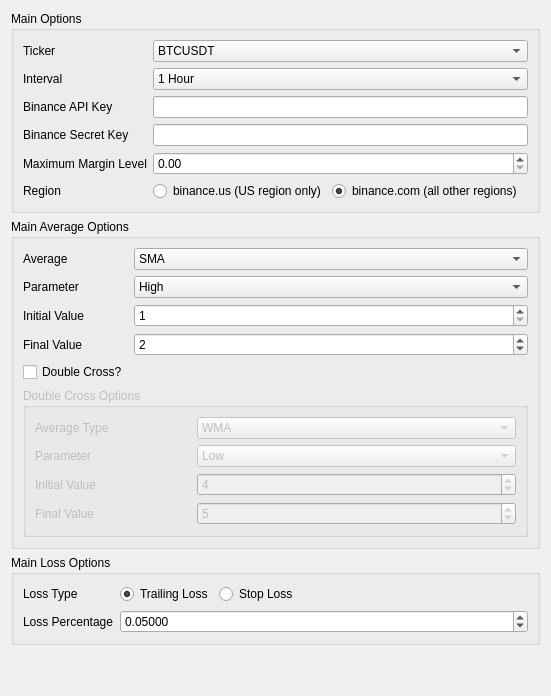
      <widget class="QWidget" name="configurationTab">
       <attribute name="title">
        <string>Configuration</string>
       </attribute>
       <layout class="QGridLayout" name="gridLayout_12">
        <item row="2" column="0">
         <widget class="QGroupBox" name="lossOptionsGroupBox">
          <property name="sizePolicy">
           <sizepolicy hsizetype="Preferred" vsizetype="Fixed">
            <horstretch>0</horstretch>
            <verstretch>0</verstretch>
           </sizepolicy>
          </property>
          <property name="title">
           <string>Main Loss Options</string>
          </property>
          <layout class="QGridLayout" name="gridLayout_11">
           <item row="0" column="0">
            <widget class="QLabel" name="label">
             <property name="sizePolicy">
              <sizepolicy hsizetype="Fixed" vsizetype="Preferred">
               <horstretch>0</horstretch>
               <verstretch>0</verstretch>
              </sizepolicy>
             </property>
             <property name="text">
              <string>Loss Type</string>
             </property>
            </widget>
           </item>
           <item row="0" column="1">
            <widget class="QRadioButton" name="trailingLossRadio">
             <property name="sizePolicy">
              <sizepolicy hsizetype="Fixed" vsizetype="Fixed">
               <horstretch>0</horstretch>
               <verstretch>0</verstretch>
              </sizepolicy>
             </property>
             <property name="text">
              <string>Trailing Loss</string>
             </property>
             <property name="checked">
              <bool>true</bool>
             </property>
            </widget>
           </item>
           <item row="0" column="2">
            <widget class="QRadioButton" name="stopLossRadio">
             <property name="sizePolicy">
              <sizepolicy hsizetype="Fixed" vsizetype="Fixed">
               <horstretch>0</horstretch>
               <verstretch>0</verstretch>
              </sizepolicy>
             </property>
             <property name="text">
              <string>Stop Loss</string>
             </property>
            </widget>
           </item>
           <item row="0" column="3">
            <spacer name="horizontalSpacer">
             <property name="orientation">
              <enum>Qt::Horizontal</enum>
             </property>
             <property name="sizeHint" stdset="0">
              <size>
               <width>188</width>
               <height>20</height>
              </size>
             </property>
            </spacer>
           </item>
           <item row="1" column="0">
            <widget class="QLabel" name="lossPercentageLabel">
             <property name="sizePolicy">
              <sizepolicy hsizetype="Fixed" vsizetype="Preferred">
               <horstretch>0</horstretch>
               <verstretch>0</verstretch>
              </sizepolicy>
             </property>
             <property name="text">
              <string>Loss Percentage</string>
             </property>
            </widget>
           </item>
           <item row="1" column="1" colspan="3">
            <widget class="QDoubleSpinBox" name="lossPercentageSpinBox">
             <property name="sizePolicy">
              <sizepolicy hsizetype="Preferred" vsizetype="Fixed">
               <horstretch>0</horstretch>
               <verstretch>0</verstretch>
              </sizepolicy>
             </property>
             <property name="toolTip">
              <string>Loss percentage at which bot exits position</string>
             </property>
             <property name="decimals">
              <number>5</number>
             </property>
             <property name="value">
              <double>0.050000000000000</double>
             </property>
            </widget>
           </item>
          </layout>
         </widget>
        </item>
        <item row="1" column="0">
         <widget class="QGroupBox" name="averageOptionsGroupBox">
          <property name="sizePolicy">
           <sizepolicy hsizetype="Preferred" vsizetype="Fixed">
            <horstretch>0</horstretch>
            <verstretch>0</verstretch>
           </sizepolicy>
          </property>
          <property name="title">
           <string>Main Average Options</string>
          </property>
          <layout class="QGridLayout" name="gridLayout_7">
           <item row="0" column="0">
            <widget class="QLabel" name="averageTypeLabel">
             <property name="sizePolicy">
              <sizepolicy hsizetype="Fixed" vsizetype="Preferred">
               <horstretch>0</horstretch>
               <verstretch>0</verstretch>
              </sizepolicy>
             </property>
             <property name="text">
              <string>Average</string>
             </property>
            </widget>
           </item>
           <item row="1" column="0">
            <widget class="QLabel" name="parameterLabel">
             <property name="sizePolicy">
              <sizepolicy hsizetype="Fixed" vsizetype="Preferred">
               <horstretch>0</horstretch>
               <verstretch>0</verstretch>
              </sizepolicy>
             </property>
             <property name="text">
              <string>Parameter</string>
             </property>
            </widget>
           </item>
           <item row="2" column="0">
            <widget class="QLabel" name="initialValueLabel">
             <property name="sizePolicy">
              <sizepolicy hsizetype="Fixed" vsizetype="Preferred">
               <horstretch>0</horstretch>
               <verstretch>0</verstretch>
              </sizepolicy>
             </property>
             <property name="text">
              <string>Initial Value</string>
             </property>
            </widget>
           </item>
           <item row="3" column="0">
            <widget class="QLabel" name="finalValueLabel">
             <property name="sizePolicy">
              <sizepolicy hsizetype="Fixed" vsizetype="Preferred">
               <horstretch>0</horstretch>
               <verstretch>0</verstretch>
              </sizepolicy>
             </property>
             <property name="text">
              <string>Final Value</string>
             </property>
            </widget>
           </item>
           <item row="4" column="0">
            <widget class="QCheckBox" name="doubleCrossCheckMark">
             <property name="toolTip">
              <string>Check this if you want to use a double cross</string>
             </property>
             <property name="text">
              <string>Double Cross?</string>
             </property>
            </widget>
           </item>
           <item row="5" column="0" colspan="3">
            <widget class="QGroupBox" name="doubleCrossGroupBox">
             <property name="enabled">
              <bool>false</bool>
             </property>
             <property name="sizePolicy">
              <sizepolicy hsizetype="Preferred" vsizetype="Fixed">
               <horstretch>0</horstretch>
               <verstretch>0</verstretch>
              </sizepolicy>
             </property>
             <property name="title">
              <string>Double Cross Options</string>
             </property>
             <layout class="QGridLayout" name="gridLayout_9">
              <item row="1" column="0">
               <widget class="QLabel" name="doubleParameterLabel">
                <property name="text">
                 <string>Parameter</string>
                </property>
               </widget>
              </item>
              <item row="0" column="1" colspan="2">
               <widget class="QComboBox" name="doubleAverageComboBox">
                <property name="sizePolicy">
                 <sizepolicy hsizetype="Preferred" vsizetype="Fixed">
                  <horstretch>0</horstretch>
                  <verstretch>0</verstretch>
                 </sizepolicy>
                </property>
                <item>
                 <property name="text">
                  <string>WMA</string>
                 </property>
                </item>
                <item>
                 <property name="text">
                  <string>SMA</string>
                 </property>
                </item>
                <item>
                 <property name="text">
                  <string>EMA</string>
                 </property>
                </item>
               </widget>
              </item>
              <item row="1" column="1" colspan="2">
               <widget class="QComboBox" name="doubleParameterComboBox">
                <property name="sizePolicy">
                 <sizepolicy hsizetype="Preferred" vsizetype="Fixed">
                  <horstretch>0</horstretch>
                  <verstretch>0</verstretch>
                 </sizepolicy>
                </property>
                <item>
                 <property name="text">
                  <string>Low</string>
                 </property>
                </item>
                <item>
                 <property name="text">
                  <string>High</string>
                 </property>
                </item>
                <item>
                 <property name="text">
                  <string>Open</string>
                 </property>
                </item>
                <item>
                 <property name="text">
                  <string>Close</string>
                 </property>
                </item>
               </widget>
              </item>
              <item row="4" column="0">
               <widget class="QLabel" name="doubleFinalValueLabel">
                <property name="text">
                 <string>Final Value</string>
                </property>
               </widget>
              </item>
              <item row="0" column="0">
               <widget class="QLabel" name="averageTypeDoubleLabel">
                <property name="text">
                 <string>Average Type</string>
                </property>
               </widget>
              </item>
              <item row="2" column="0">
               <widget class="QLabel" name="doubleInitialValueLabel">
                <property name="text">
                 <string>Initial Value</string>
                </property>
               </widget>
              </item>
              <item row="4" column="1" colspan="2">
               <widget class="QSpinBox" name="doubleFinalValueSpinBox">
                <property name="sizePolicy">
                 <sizepolicy hsizetype="Preferred" vsizetype="Fixed">
                  <horstretch>0</horstretch>
                  <verstretch>0</verstretch>
                 </sizepolicy>
                </property>
                <property name="minimum">
                 <number>1</number>
                </property>
                <property name="maximum">
                 <number>500</number>
                </property>
                <property name="value">
                 <number>5</number>
                </property>
               </widget>
              </item>
              <item row="2" column="1" colspan="2">
               <widget class="QSpinBox" name="doubleInitialValueSpinBox">
                <property name="sizePolicy">
                 <sizepolicy hsizetype="Preferred" vsizetype="Fixed">
                  <horstretch>0</horstretch>
                  <verstretch>0</verstretch>
                 </sizepolicy>
                </property>
                <property name="minimum">
                 <number>1</number>
                </property>
                <property name="maximum">
                 <number>500</number>
                </property>
                <property name="value">
                 <number>4</number>
                </property>
               </widget>
              </item>
             </layout>
            </widget>
           </item>
           <item row="0" column="1" colspan="2">
            <widget class="QComboBox" name="averageTypeComboBox">
             <property name="sizePolicy">
              <sizepolicy hsizetype="Preferred" vsizetype="Fixed">
               <horstretch>0</horstretch>
               <verstretch>0</verstretch>
              </sizepolicy>
             </property>
             <property name="toolTip">
              <string>Average type to use for bot trading</string>
             </property>
             <property name="duplicatesEnabled">
              <bool>false</bool>
             </property>
             <item>
              <property name="text">
               <string>SMA</string>
              </property>
             </item>
             <item>
              <property name="text">
               <string>EMA</string>
              </property>
             </item>
             <item>
              <property name="text">
               <string>WMA</string>
              </property>
             </item>
            </widget>
           </item>
           <item row="1" column="1" colspan="2">
            <widget class="QComboBox" name="parameterComboBox">
             <property name="sizePolicy">
              <sizepolicy hsizetype="Preferred" vsizetype="Fixed">
               <horstretch>0</horstretch>
               <verstretch>0</verstretch>
              </sizepolicy>
             </property>
             <property name="toolTip">
              <string>Parameter to use for bot trading</string>
             </property>
             <item>
              <property name="text">
               <string>High</string>
              </property>
             </item>
             <item>
              <property name="text">
               <string>Low</string>
              </property>
             </item>
             <item>
              <property name="text">
               <string>Open</string>
              </property>
             </item>
             <item>
              <property name="text">
               <string>Close</string>
              </property>
             </item>
            </widget>
           </item>
           <item row="2" column="1" colspan="2">
            <widget class="QSpinBox" name="initialValueSpinBox">
             <property name="sizePolicy">
              <sizepolicy hsizetype="Preferred" vsizetype="Fixed">
               <horstretch>0</horstretch>
               <verstretch>0</verstretch>
              </sizepolicy>
             </property>
             <property name="toolTip">
              <string>Initial value for average. For instance, SMA(1) would be 1.</string>
             </property>
             <property name="minimum">
              <number>1</number>
             </property>
             <property name="maximum">
              <number>500</number>
             </property>
            </widget>
           </item>
           <item row="3" column="1" colspan="2">
            <widget class="QSpinBox" name="finalValueSpinBox">
             <property name="sizePolicy">
              <sizepolicy hsizetype="Preferred" vsizetype="Fixed">
               <horstretch>0</horstretch>
               <verstretch>0</verstretch>
              </sizepolicy>
             </property>
             <property name="toolTip">
              <string>Final value for average. For instance, SMA(1) would be 1.</string>
             </property>
             <property name="minimum">
              <number>1</number>
             </property>
             <property name="maximum">
              <number>500</number>
             </property>
             <property name="value">
              <number>2</number>
             </property>
            </widget>
           </item>
          </layout>
         </widget>
        </item>
        <item row="0" column="0">
         <widget class="QGroupBox" name="mainOptionsGroupBox">
          <property name="sizePolicy">
           <sizepolicy hsizetype="Preferred" vsizetype="Maximum">
            <horstretch>0</horstretch>
            <verstretch>0</verstretch>
           </sizepolicy>
          </property>
          <property name="title">
           <string>Main Options</string>
          </property>
          <layout class="QGridLayout" name="gridLayout_13">
           <item row="1" column="1" colspan="3">
            <widget class="QComboBox" name="intervalComboBox">
             <property name="currentText">
              <string>1 Hour</string>
             </property>
             <item>
              <property name="text">
               <string>1 Hour</string>
              </property>
             </item>
             <item>
              <property name="text">
               <string>2 Hours</string>
              </property>
             </item>
             <item>
              <property name="text">
               <string>4 Hours</string>
              </property>
             </item>
             <item>
              <property name="text">
               <string>6 Hours</string>
              </property>
             </item>
             <item>
              <property name="text">
               <string>8 Hours</string>
              </property>
             </item>
             <item>
              <property name="text">
               <string>12 Hour</string>
              </property>
             </item>
             <item>
              <property name="text">
               <string>1 Day</string>
              </property>
             </item>
             <item>
              <property name="text">
               <string>3 Days</string>
              </property>
             </item>
             <item>
              <property name="text">
               <string>1 Minute</string>
              </property>
             </item>
             <item>
              <property name="text">
               <string>3 Minutes</string>
              </property>
             </item>
             <item>
              <property name="text">
               <string>5 Minutes</string>
              </property>
             </item>
             <item>
              <property name="text">
               <string>15 Minutes</string>
              </property>
             </item>
             <item>
              <property name="text">
               <string>30 Minutes</string>
              </property>
             </item>
            </widget>
           </item>
           <item row="0" column="1" colspan="3">
            <widget class="QComboBox" name="tickerComboBox">
             <property name="sizePolicy">
              <sizepolicy hsizetype="Preferred" vsizetype="Fixed">
               <horstretch>0</horstretch>
               <verstretch>0</verstretch>
              </sizepolicy>
             </property>
             <item>
              <property name="text">
               <string>BTCUSDT</string>
              </property>
             </item>
            </widget>
           </item>
           <item row="3" column="1" colspan="3">
            <widget class="QLineEdit" name="apiSecretInput">
             <property name="echoMode">
              <enum>QLineEdit::PasswordEchoOnEdit</enum>
             </property>
            </widget>
           </item>
           <item row="1" column="0">
            <widget class="QLabel" name="intervalLabel">
             <property name="sizePolicy">
              <sizepolicy hsizetype="Fixed" vsizetype="Preferred">
               <horstretch>0</horstretch>
               <verstretch>0</verstretch>
              </sizepolicy>
             </property>
             <property name="text">
              <string>Interval</string>
             </property>
            </widget>
           </item>
           <item row="0" column="0">
            <widget class="QLabel" name="tickerLabel">
             <property name="sizePolicy">
              <sizepolicy hsizetype="Fixed" vsizetype="Preferred">
               <horstretch>0</horstretch>
               <verstretch>0</verstretch>
              </sizepolicy>
             </property>
             <property name="text">
              <string>Ticker</string>
             </property>
            </widget>
           </item>
           <item row="3" column="0">
            <widget class="QLabel" name="binanceSecretKeyLabel">
             <property name="text">
              <string>Binance Secret Key</string>
             </property>
            </widget>
           </item>
           <item row="2" column="0">
            <widget class="QLabel" name="binanceApiKeyLabel">
             <property name="text">
              <string>Binance API Key</string>
             </property>
            </widget>
           </item>
           <item row="2" column="1" colspan="3">
            <widget class="QLineEdit" name="apiKeyInput">
             <property name="echoMode">
              <enum>QLineEdit::PasswordEchoOnEdit</enum>
             </property>
            </widget>
           </item>
           <item row="4" column="0">
            <widget class="QLabel" name="maximumMarginLabel">
             <property name="text">
              <string>Maximum Margin Level</string>
             </property>
            </widget>
           </item>
           <item row="4" column="1" colspan="3">
            <widget class="QDoubleSpinBox" name="doubleSpinBox">
             <property name="sizePolicy">
              <sizepolicy hsizetype="Preferred" vsizetype="Fixed">
               <horstretch>0</horstretch>
               <verstretch>0</verstretch>
              </sizepolicy>
             </property>
            </widget>
           </item>
           <item row="5" column="0">
            <widget class="QLabel" name="regionLabel">
             <property name="text">
              <string>Region</string>
             </property>
            </widget>
           </item>
           <item row="5" column="1">
            <widget class="QRadioButton" name="usRegionRadio">
             <property name="text">
              <string>binance.us (US region only)</string>
             </property>
            </widget>
           </item>
           <item row="5" column="2">
            <widget class="QRadioButton" name="otherRegionRadio">
             <property name="text">
              <string>binance.com (all other regions)</string>
             </property>
             <property name="checked">
              <bool>true</bool>
             </property>
            </widget>
           </item>
          </layout>
         </widget>
        </item>
        <item row="3" column="0">
         <spacer name="verticalSpacer">
          <property name="orientation">
           <enum>Qt::Vertical</enum>
          </property>
          <property name="sizeHint" stdset="0">
           <size>
            <width>20</width>
            <height>40</height>
           </size>
          </property>
         </spacer>
        </item>
       </layout>
      </widget>
